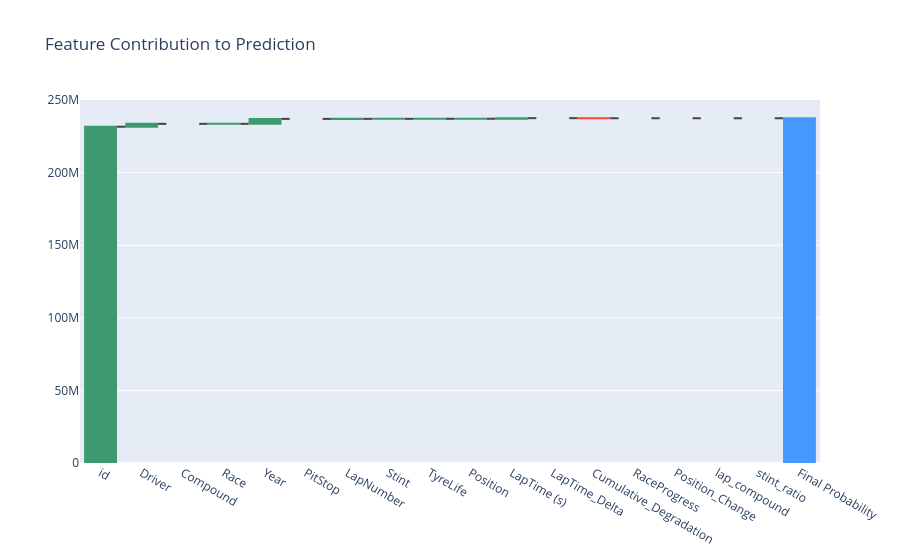

The code cell stored with this chart in its notebook:
### Markdown cell above
## Individual Prediction Breakdown (Plotly Waterfall)

### Code cell
import numpy as np

sample_idx = 0
row = X_val.iloc[sample_idx]
pred_prob = val_preds[sample_idx]

# Approximate contributions using feature importance × feature value
contributions = importances * row.values
fig = go.Figure(go.Waterfall(
    name="pit_stop_prediction",
    orientation="v",
    measure=["relative"]*len(features)+["total"],
    x=list(features)+["Final Probability"],
    y=list(contributions)+[pred_prob],
    textposition="outside"
))
fig.update_layout(title="Feature Contribution to Prediction")
fig.show()

### Figure 1 — Plotly figure (JSON) as saved in the notebook; plotly's stock layout.template omitted (floating-point values rounded to 4 significant figures)
{"data": [{"measure": ["relative", "relative", "relative", "relative", "relative", "relative", "relative", "relative", "relative", "relative", "relative", "relative", "relative", "relative", "relative", "relative", "relative", "total"], "name": "pit_stop_prediction", "orientation": "v", "textposition": "outside", "type": "waterfall", "x": ["id", "Driver", "Compound", "Race", "Year", "PitStop", "LapNumber", "Stint", "TyreLife", "Position", "LapTime (s)", "LapTime_Delta", "Cumulative_Degradation", "RaceProgress", "Position_Change", "lap_compound", "stint_ratio", "Final Probability"], "y": [231681806, 1986860, 0, 11886, 3402686, 0, 25960, 2094, 43848, 27104, 406000.0, -426.2, -70060.0, 1134.0, 0, 0, 205.6, 0.0003583]}], "layout": {"title": {"text": "Feature Contribution to Prediction"}}}
